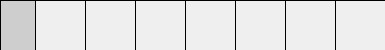
    <widget class="QWidget" name="row_5" native="true">
     <property name="minimumSize">
      <size>
       <width>0</width>
       <height>50</height>
      </size>
     </property>
     <property name="maximumSize">
      <size>
       <width>16777215</width>
       <height>50</height>
      </size>
     </property>
     <property name="styleSheet">
      <string notr="true">QWidget
{
	border-style: solid; 
 border-left-width: 1px; 
 border-top-width: 1px; 
 border-color: black;
}</string>
     </property>
     <layout class="QHBoxLayout" name="horizontalLayout_9">
      <property name="spacing">
       <number>0</number>
      </property>
      <property name="margin">
       <number>0</number>
      </property>
      <item>
       <widget class="QWidget" name="cell_5_0" native="true">
        <property name="minimumSize">
         <size>
          <width>35</width>
          <height>50</height>
         </size>
        </property>
        <property name="maximumSize">
         <size>
          <width>35</width>
          <height>50</height>
         </size>
        </property>
        <property name="styleSheet">
         <string notr="true">QWidget
{
	background-color:#cecece;
}

QLabel 
{
	color:white;
	font: &quot;FreeSans&quot;; 
	font-size: 18px;
    background-color:#cecece;
	qproperty-alignment: AlignCenter; 
	border-style: solid;
	border-left-width: 1px;
	border-top-width: 1px;
	border-color: black;
}</string>
        </property>
        <layout class="QHBoxLayout" name="horizontalLayout_69">
         <property name="spacing">
          <number>0</number>
         </property>
         <property name="margin">
          <number>0</number>
         </property>
        </layout>
       </widget>
      </item>
      <item>
       <widget class="QWidget" name="cell_5_1" native="true">
        <property name="minimumSize">
         <size>
          <width>50</width>
          <height>50</height>
         </size>
        </property>
        <property name="maximumSize">
         <size>
          <width>50</width>
          <height>50</height>
         </size>
        </property>
        <property name="styleSheet">
         <string notr="true">QLabel
{
 color:black;
 font: bold &quot;FreeSans&quot;;
 font-size: 21px;
 background-color:white;
 qproperty-alignment: AlignCenter;
}

QLabel:hover
{
 background-color:#404040;
 color:white;
}</string>
        </property>
        <layout class="QHBoxLayout" name="horizontalLayout_70">
         <property name="spacing">
          <number>0</number>
         </property>
         <property name="margin">
          <number>0</number>
         </property>
        </layout>
       </widget>
      </item>
      <item>
       <widget class="QWidget" name="cell_5_2" native="true">
        <property name="minimumSize">
         <size>
          <width>50</width>
          <height>50</height>
         </size>
        </property>
        <property name="maximumSize">
         <size>
          <width>50</width>
          <height>50</height>
         </size>
        </property>
        <property name="styleSheet">
         <string notr="true">QLabel
{
 color:black;
 font: bold &quot;FreeSans&quot;;
 font-size: 21px;
 background-color:white;
 qproperty-alignment: AlignCenter;
}

QLabel:hover
{
 background-color:#404040;
 color:white;
}</string>
        </property>
        <layout class="QHBoxLayout" name="horizontalLayout_71">
         <property name="spacing">
          <number>0</number>
         </property>
         <property name="margin">
          <number>0</number>
         </property>
        </layout>
       </widget>
      </item>
      <item>
       <widget class="QWidget" name="cell_5_3" native="true">
        <property name="minimumSize">
         <size>
          <width>50</width>
          <height>50</height>
         </size>
        </property>
        <property name="maximumSize">
         <size>
          <width>50</width>
          <height>50</height>
         </size>
        </property>
        <property name="styleSheet">
         <string notr="true">QLabel
{
 color:black;
 font: bold &quot;FreeSans&quot;;
 font-size: 21px;
 background-color:white;
 qproperty-alignment: AlignCenter;
}

QLabel:hover
{
 background-color:#404040;
 color:white;
}</string>
        </property>
        <layout class="QHBoxLayout" name="horizontalLayout_72">
         <property name="spacing">
          <number>0</number>
         </property>
         <property name="margin">
          <number>0</number>
         </property>
        </layout>
       </widget>
      </item>
      <item>
       <widget class="QWidget" name="cell_5_4" native="true">
        <property name="minimumSize">
         <size>
          <width>50</width>
          <height>50</height>
         </size>
        </property>
        <property name="maximumSize">
         <size>
          <width>50</width>
          <height>50</height>
         </size>
        </property>
        <property name="styleSheet">
         <string notr="true">QLabel
{
 color:black;
 font: bold &quot;FreeSans&quot;;
 font-size: 21px;
 background-color:white;
 qproperty-alignment: AlignCenter;
}

QLabel:hover
{
 background-color:#404040;
 color:white;
}</string>
        </property>
        <layout class="QHBoxLayout" name="horizontalLayout_73">
         <property name="spacing">
          <number>0</number>
         </property>
         <property name="margin">
          <number>0</number>
         </property>
        </layout>
       </widget>
      </item>
      <item>
       <widget class="QWidget" name="cell_5_5" native="true">
        <property name="minimumSize">
         <size>
          <width>50</width>
          <height>50</height>
         </size>
        </property>
        <property name="maximumSize">
         <size>
          <width>50</width>
          <height>50</height>
         </size>
        </property>
        <property name="styleSheet">
         <string notr="true">QLabel
{
 color:black;
 font: bold &quot;FreeSans&quot;;
 font-size: 21px;
 background-color:white;
 qproperty-alignment: AlignCenter;
}

QLabel:hover
{
 background-color:#404040;
 color:white;
}</string>
        </property>
        <layout class="QHBoxLayout" name="horizontalLayout_23">
         <property name="spacing">
          <number>0</number>
         </property>
         <property name="margin">
          <number>0</number>
         </property>
        </layout>
       </widget>
      </item>
      <item>
       <widget class="QWidget" name="cell_5_6" native="true">
        <property name="minimumSize">
         <size>
          <width>50</width>
          <height>50</height>
         </size>
        </property>
        <property name="maximumSize">
         <size>
          <width>50</width>
          <height>50</height>
         </size>
        </property>
        <property name="styleSheet">
         <string notr="true">QLabel
{
 color:black;
 font: bold &quot;FreeSans&quot;;
 font-size: 21px;
 background-color:white;
 qproperty-alignment: AlignCenter;
}

QLabel:hover
{
 background-color:#404040;
 color:white;
}</string>
        </property>
        <layout class="QHBoxLayout" name="horizontalLayout_24">
         <property name="spacing">
          <number>0</number>
         </property>
         <property name="margin">
          <number>0</number>
         </property>
        </layout>
       </widget>
      </item>
      <item>
       <widget class="QWidget" name="cell_5_7" native="true">
        <property name="minimumSize">
         <size>
          <width>50</width>
          <height>50</height>
         </size>
        </property>
        <property name="maximumSize">
         <size>
          <width>50</width>
          <height>50</height>
         </size>
        </property>
        <property name="styleSheet">
         <string notr="true">QLabel
{
 color:black;
 font: bold &quot;FreeSans&quot;;
 font-size: 21px;
 background-color:white;
 qproperty-alignment: AlignCenter;
}

QLabel:hover
{
 background-color:#404040;
 color:white;
}</string>
        </property>
        <layout class="QHBoxLayout" name="horizontalLayout_25">
         <property name="spacing">
          <number>0</number>
         </property>
         <property name="margin">
          <number>0</number>
         </property>
        </layout>
       </widget>
      </item>
     </layout>
    </widget>
